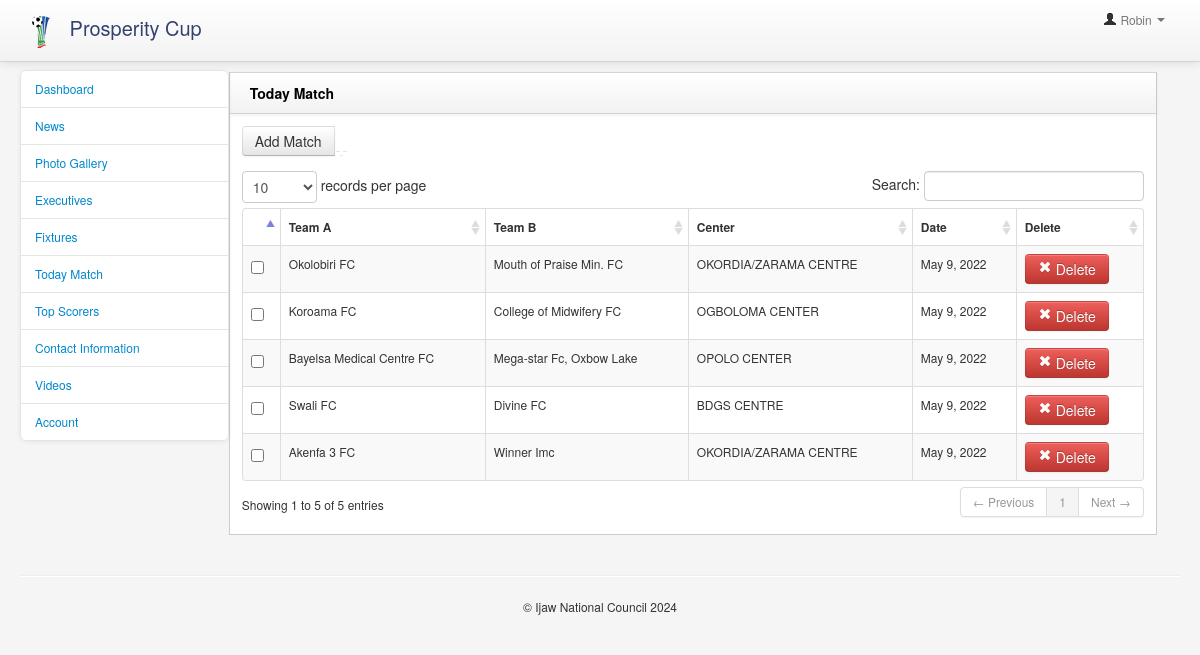
/admin/today_match.php (signed in), run on the app's committed database.
### tables this page shows
CREATE TABLE `today_match` (
  `match_id` int(11) NOT NULL,
  `teama` varchar(200) NOT NULL,
  `teamb` varchar(200) NOT NULL,
  `center` varchar(200) NOT NULL,
  `matchDate` varchar(200) NOT NULL,
  `matchTime` varchar(200) NOT NULL
);

### admin/scripts/functions.php (called while the page is built, shortened)
<?php
function ExecuteQuery($query){
	global $connection;
	$result = mysqli_query($connection,$query);
	return $result;
}
function SqlArray($result){
	$rows = mysqli_fetch_array($result);
	return $rows;
}
?>

### admin/today_match.php (the view, shortened to what this page needs)
<?php
require_once("scripts/config.php");
require_once("scripts/functions.php");
$msg="";
	$result  =  ExecuteQuery("SELECT * FROM `today_match`");
 ?>
<!DOCTYPE html>
<html>
    <head>
        <link href="bootstrap/css/bootstrap.min.css" rel="stylesheet" media="screen">
        <link href="bootstrap/css/bootstrap-responsive.min.css" rel="stylesheet" media="screen">
        <link href="assets/styles.css" rel="stylesheet" media="screen">
        <link href="assets/DT_bootstrap.css" rel="stylesheet" media="screen">
    </head>
    <body style="font-size:12px">
        <div class="navbar navbar-fixed-top">
               <?php  include("tools/admin_header.php");?>
        </div>
        <div class="container-fluid">
            <div class="row-fluid">
                      <?php  include("tools/leftbar.php");?>
                <div class="span9" id="content" style="width:80%">
                     <div class="row-fluid"><?php echo $msg;?>
                        <form method="post" action="">
                        <div class="block">
                            <div class="navbar navbar-inner block-header">
                                <div class="muted pull-left" style="font-weight:bold;color:#000;font-size:14px"> Today Match</div>
                            </div>
                            <div class="block-content collapse in">
                                <div class="span12">
								<div class="table-toolbar">
                                      <div class="btn-group">
                                       <a href="add_match"  class="btn " >Add Match </a><i class="icon-plus icon-white"></i>
                                      </div>
                                   </div>
                                    <table cellpadding="0" cellspacing="0" border="0" class="table table-striped table-bordered" id="example2">
                                        <thead>
                                            <tr>
                                            <th></th>
                                                <th>Team A</th>
                                                <th>Team B</th>
                                                <th>Center</th>
                                                <th>Date</th>
                                                <th>Delete</th>
                                            </tr>
                                        </thead>
                                        <tbody>
                                <?php
								while($rows=SqlArray($result)){?>
                                 <tr class="gradeU">
                                            <td><input name="news[]" type="checkbox" value="<?php echo $rows['match_id'];?>"></td>
                                                <td><?php echo ucwords($rows['teama']);?></td>
                                                <td><?php echo $rows['teamb'];?></td>
												<td><?php echo $rows['center'];?></td>
												<td><?php echo $rows['matchDate'];?></td>
                                                   <td class="center"><div class="btn-group"><a href="delete?matchid=<?php echo $rows['match_id'];?>" class="btn btn-danger" style="color:#fff"><i class="icon-remove icon-white"></i> Delete</a></button></div></td>
                                            </tr>
								<?php }?>
                                        </tbody>
                                    </table>
                                </div>
                            </div>
                        </div>
                        </form>
                    </div>
                </div>
            </div>
            <hr>
             <?php include('includes/footer.php');?>
        </div>
         <link href="vendors/datepicker.css" rel="stylesheet" media="screen">
        <link href="vendors/uniform.default.css" rel="stylesheet" media="screen">
        <link href="vendors/chosen.min.css" rel="stylesheet" media="screen">
        <link href="vendors/wysiwyg/bootstrap-wysihtml5.css" rel="stylesheet" media="screen">
    </body>
</html>

### admin/assets/styles.css (style rules this page uses)
body { padding-top: 0; padding-bottom: 40px; background-color: #f5f5f5; }
@media (min-width: 979px) { body { padding-top: 60px; } }
#content { margin-left:0px; }
.block { border: 1px solid #ccc; background: white; margin: 1em 0em; border-top: none; }
.block-content { margin: 1em; min-height: .25em; }
.block-header { margin-bottom: 0px; border-right: none; border-left: none; -webkit-border-radius: 0px; -moz-border-radius: 0px; border-radius: 0px; }
.block-header div { padding-top: 10px; }

### data on the page
today_match: teama "Okolobiri FC", teamb "Mouth of Praise Min. FC", center "OKORDIA/ZARAMA CENTRE", matchDate "May 9, 2022"
today_match: teama "Koroama FC", teamb "College of Midwifery FC", center "OGBOLOMA CENTER", matchDate "May 9, 2022"
today_match: teama "Bayelsa Medical Centre FC", teamb "Mega-star Fc, Oxbow Lake", center "OPOLO CENTER", matchDate "May 9, 2022"
today_match: teama "Swali FC", teamb "Divine FC", center "BDGS CENTRE", matchDate "May 9, 2022"
today_match: teama "Akenfa 3 FC", teamb "Winner Imc", center "OKORDIA/ZARAMA CENTRE", matchDate "May 9, 2022"

### other printed values
$_SESSION['user'] "Robin"
